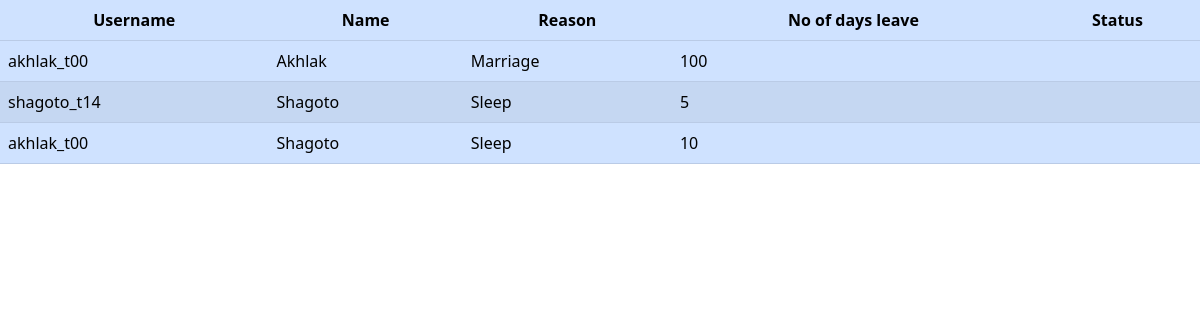
The app's page /adminleavereport.php with its own data.
### tables this page shows
CREATE TABLE `leave_request` (
  `username` varchar(100) NOT NULL,
  `emp_name` varchar(100) NOT NULL,
  `no_of_days_requested` int(11) NOT NULL,
  `reason` varchar(100) NOT NULL,
  `status` varchar(100) DEFAULT NULL
);

### adminleavereport.php (the view, shortened to what this page needs)
<?php
	include "dbconnection.php";
 ?>
 <!DOCTYPE html>
<html lang="en">
  <head>
    <link href="https://cdn.jsdelivr.net/npm/bootstrap@5.2.3/dist/css/bootstrap.min.css" rel="stylesheet">
  </head>
<table class="table table-striped table-primary" >
            <thead>
            <tr >
              <th scope="col " class="text-center">Username</th>
              <th scope="col " class="text-center">Name</th>
              <th scope="col " class="text-center">Reason</th>
              <th scope="col " class="text-center">No of days leave</th>
              <th scope="col " class="text-center">Status</th>
            </tr>
          </thead>
          <tbody>
            <tr class="td-text text-center">
              <?php
								$sql= "SELECT username,emp_name,reason,no_of_days_requested,status  FROM leave_request";
								$res=mysqli_query($db, $sql);
								while ($row= mysqli_fetch_assoc($res)){
									echo "<tr><td>{$row["username"]}</td><td>{$row["emp_name"]}</td><td>{$row["reason"]}</td><td>{$row["no_of_days_requested"]}</td><td>{$row["status"]}</td></tr>";
								}
								echo "</table>";
              ?>

### records on screen
leave_request: username "akhlak_t00", emp_name "Akhlak", reason "Marriage", no_of_days_requested "100"
leave_request: username "shagoto_t14", emp_name "Shagoto", reason "Sleep", no_of_days_requested "5"
leave_request: username "akhlak_t00", emp_name "Shagoto", reason "Sleep", no_of_days_requested "10"
